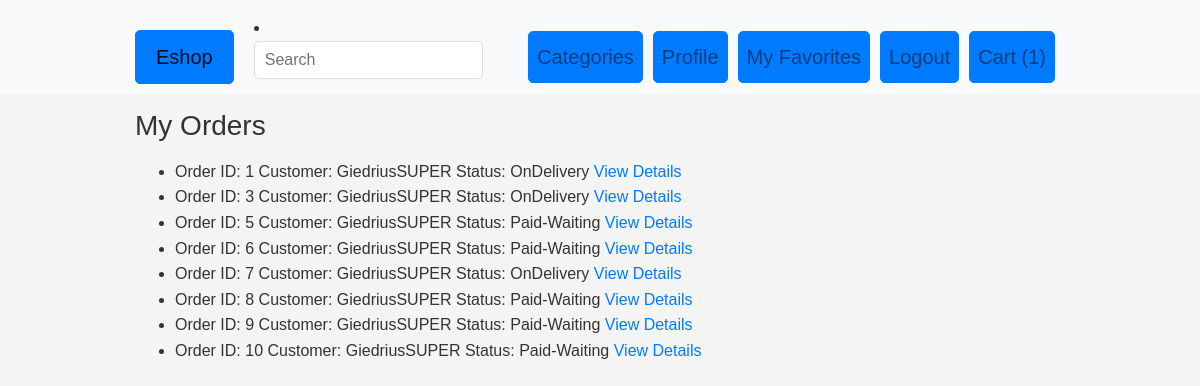
Page /order_list/ (signed in) on the committed database.
### eshopas_app/models.py (models this page shows, shortened)
class Cart(models.Model):
    user = models.OneToOneField(User, on_delete=models.CASCADE)

class Order(models.Model):
    status = models.ForeignKey('Status', on_delete=models.CASCADE)
    customer = models.ForeignKey(Customer, on_delete=models.CASCADE, default=None)
    products = models.ManyToManyField(Product)  # This line associates products with the order
    is_approved = models.BooleanField(default=False)

class Customer(models.Model):
    user = models.OneToOneField(User, on_delete=models.CASCADE)
    email = models.EmailField()

class Status(models.Model):
    name = models.CharField(max_length=100)
    description = models.TextField(blank=True)
    STATUS_CHOICES = (
        ('Paid-Waiting', 'Paid-Waiting'),
        ('Approved', 'Approved'),
        ('OnDelivery', 'On Delivery'),
    )
    status_type = models.CharField(max_length=20, choices=STATUS_CHOICES, default='Paid-Waiting')

### eshopas_app/views.py (the view)
# urls.py: path('order_list/', views.order_list, name='order_list'),
@login_required
def order_list(request):
    try:
        customer = Customer.objects.get(user=request.user)
        user_orders = Order.objects.filter(customer=customer)
    except Customer.DoesNotExist:
        user_orders = None
    context = {'orders': user_orders}  # Update the key to 'orders' to match the template variable
    return render(request, 'order_list.html', context)

### eshopas_app/templates/order_list.html (shortened to what this page needs)
{% extends 'base.html' %}
{% load custom_filters %}
{% block content %}
    <h1>My Orders</h1>
    {% if orders %}
    <ul>
        {% for order in orders %}
            <li>
                Order ID: {{ order.id }}
                Customer: {{ order.customer.user.username }}
                Status: {{ order.status.status_type }}
                <a href="{% url 'order_detail' order_id=order.id %}">View Details</a>
            </li>
        {% endfor %}
    </ul>
    {% else %}
        <p>You have no orders yet.</p>
    {% endif %}
{% endblock %}

### eshopas_app/templates/base.html (shortened to what this page needs)
<!DOCTYPE html>
{% load static %}
{% load cart_tags %}
{% load myfilters %}
<html lang="en">
<head>
    <link rel="stylesheet" href="https://stackpath.bootstrapcdn.com/bootstrap/4.1.3/css/bootstrap.min.css">
    <link rel="stylesheet" type="text/css" href="{% static 'css/styles.css' %}">
</head>
<body>
<nav class="navbar navbar-expand-lg navbar-light bg-light">
    <div class="container">
        <a class="navbar-brand btn btn-primary" href="/">Eshop</a>
        <li>
            <form action="{% url 'search' %}" method="get" class="form-inline my-2 my-md-0">
                <input name="query" class="form-control" type="text" placeholder="Search">
            </form>
        </li>
        <div class="collapse navbar-collapse" id="navbarNavAltMarkup">
            <div class="navbar-nav ml-auto">
                <a class="nav-item nav-link btn btn-primary" href="/category/">Categories</a>
                {% if user.is_authenticated %}
                    <a class="nav-item nav-link btn btn-primary" href="/profile/">Profile</a>
                    <a class="nav-item nav-link btn btn-primary" href="/my-favorites/">My Favorites</a>
                    <a class="nav-item nav-link btn btn-primary" href="/logout/">Logout</a>
                    {% if request.user.cart %}
                        <a class="nav-item nav-link btn btn-primary cart-link" href="/cart-detail/">
                            Cart ({{ request.user.cart.cartitem_set.count }})
                        </a>
                    {% else %}
                        <a class="nav-item nav-link btn btn-primary cart-link" href="/cart-detail/">
                            Cart (0)
                        </a>
                    {% endif %}
                {% else %}
                    <a class="nav-item nav-link btn btn-primary" href="{% url 'login' %}">Login</a>
                    <a class="nav-item nav-link btn btn-primary" href="/register/">Register</a>
                {% endif %}
            </div>
        </div>
    </div>
</nav>
<div class="container">
    {% block content %}
    {% endblock %}
</div>
</body>
</html>

### static/css/styles.css (style rules this page uses)
body { font-family: Arial, sans-serif; line-height: 1.6; color: #333; background-color: #f4f4f4; margin: 0; padding: 0; }
.container { width: 80%; margin: auto; overflow: hidden; }
h1 { font-size: 28px; line-height: 1.6; margin: 10px 0; }
form { margin: 20px 0; }
form input[type="text"], form input[type="email"], form textarea { width: 100%; padding: 10px; border-radius: 5px; border: 1px solid #ddd; }
.btn { border-radius: 5px; padding: 8px 16px; font-size: 16px; text-align: center; text-decoration: none; cursor: pointer; transition: background-color 0.3s ease; }
.btn-primary { color: #ffffff; background-color: #007bff; border-color: #007bff; }
.navbar { padding: 10px 0; }
.navbar-brand { margin-right: 20px; }
.navbar-nav .btn { margin-right: 10px; }
.cart-link { position: relative; }
a.btn-primary { font-size: 20px; margin-top: 20px; padding: 10px 20px; text-decoration: none; background-color: #007bff; color: #fff; border-radius: 5px; }

### rows in the picture
Order: id "1", customer.user.username "GiedriusSUPER", status.status_type "OnDelivery"
Order: id "3", customer.user.username "GiedriusSUPER", status.status_type "OnDelivery"
Order: id "5", customer.user.username "GiedriusSUPER", status.status_type "Paid-Waiting"
Order: id "6", customer.user.username "GiedriusSUPER", status.status_type "Paid-Waiting"
Order: id "7", customer.user.username "GiedriusSUPER", status.status_type "OnDelivery"
Order: id "8", customer.user.username "GiedriusSUPER", status.status_type "Paid-Waiting"
Order: id "9", customer.user.username "GiedriusSUPER", status.status_type "Paid-Waiting"
Order: id "10", customer.user.username "GiedriusSUPER", status.status_type "Paid-Waiting"

### other values in the picture
{{ request.user.cart.cartitem_set.count }} "1"
